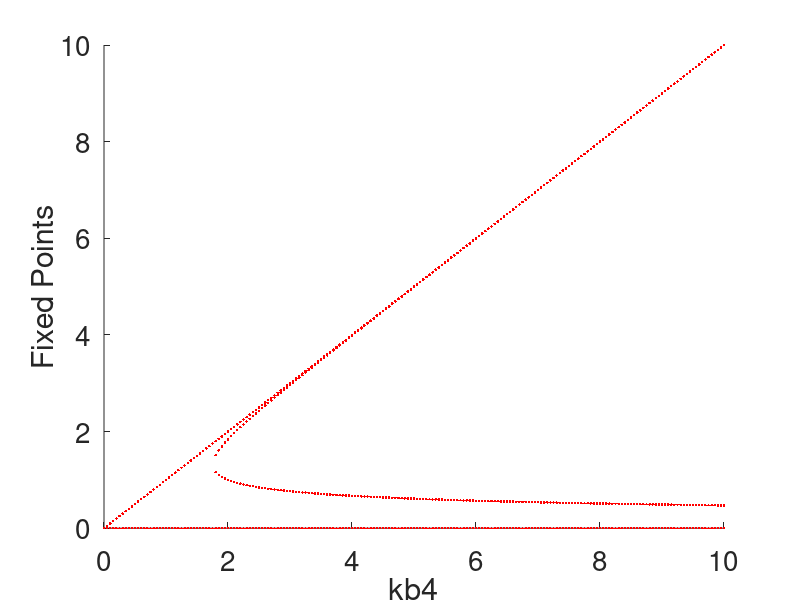
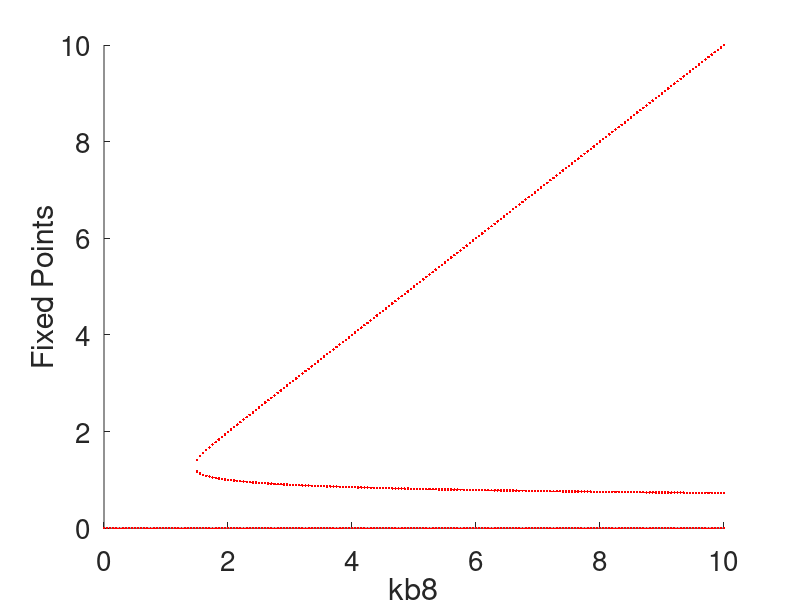
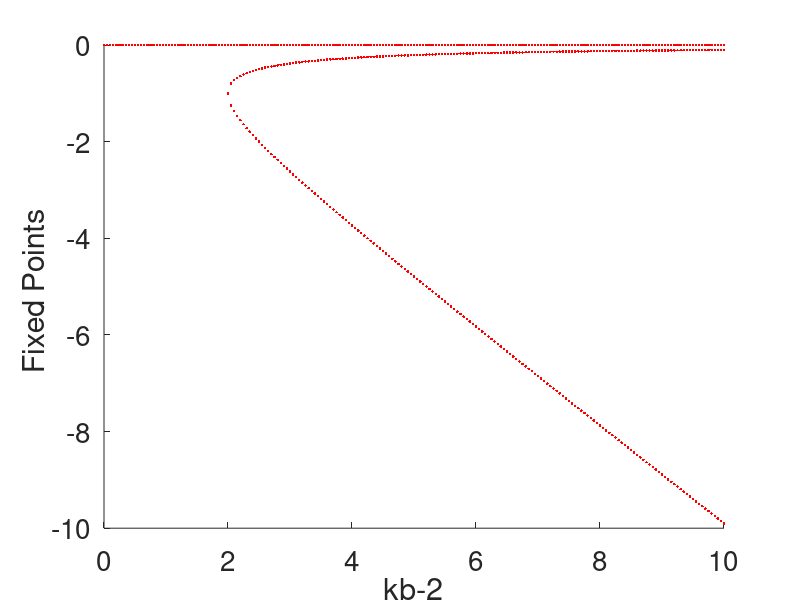

Source code (MATLAB) for these figures, in order:
%Inclass 22

%1. Consider the case of the auto-activating gene that we discussed in class
%today. Make a bifurcation diagram for this system by varying the
%activated transcription rate for three cases - in which 1, 4, or 8 copies of the
%transcripton factor are necessary to activate transciption. Comment on your
%results.
%x^2 -kb*x - ku = 0
figure(1);
hold on;
ku=0;
for kb=0:0.05:10
    polycoeff=[1 -kb -ku]; 
    rts=roots(polycoeff);
    rts=rts(imag(rts) == 0);
    plot(kb*ones(length(rts),1),rts,'r.');
end
xlabel('kb1');
ylabel('Fixed Points');
set(gca, 'FontSize', 20);

%x^5 -kb*x^4 + x - ku = 0
figure(1); 
hold on;
ku=0;
for kb=0:0.05:10
    polycoeff=[1 -kb 0 0 1 -ku]; 
    rts=roots(polycoeff);
    rts=rts(imag(rts) == 0);
    plot(kb*ones(length(rts),1),rts,'r.');
end
xlabel('kb4');
ylabel('Fixed Points');
set(gca, 'FontSize', 20);

%x^9 -kb*x^8 + x - ku = 0
figure(3); 
hold on;
ku=0;
for kb=0:0.05:10
    polycoeff=[1 -kb 0 0 0 0 0 0 1 -ku]; 
    rts=roots(polycoeff);
    rts=rts(imag(rts) == 0);
    plot(kb*ones(length(rts),1),rts,'r.');
end
xlabel('kb8');
ylabel('Fixed Points');
set(gca, 'FontSize', 20);

% when the copy of the transcription factor is 1, the diagram
% cannot show the bifurcation. When the copies of the transcription factor
% is 4 or 8, the diagram shows bifurcation.

% 2. Make a similar diagram for the case of an autorepressing gene in the
% case that 2 copies are need to turn off the gene. 
figure(4);
hold on;
ku=0;
for kb=0:0.05:10
    polycoeff=[1 kb 1 -ku];
    rts=roots(polycoeff);
    rts=rts(imag(rts)==0);
    plot(kb*ones(length(rts),1),rts,'r.');
end
xlabel('kb-2');
ylabel('Fixed Points ');
set(gca, 'FontSize', 20);